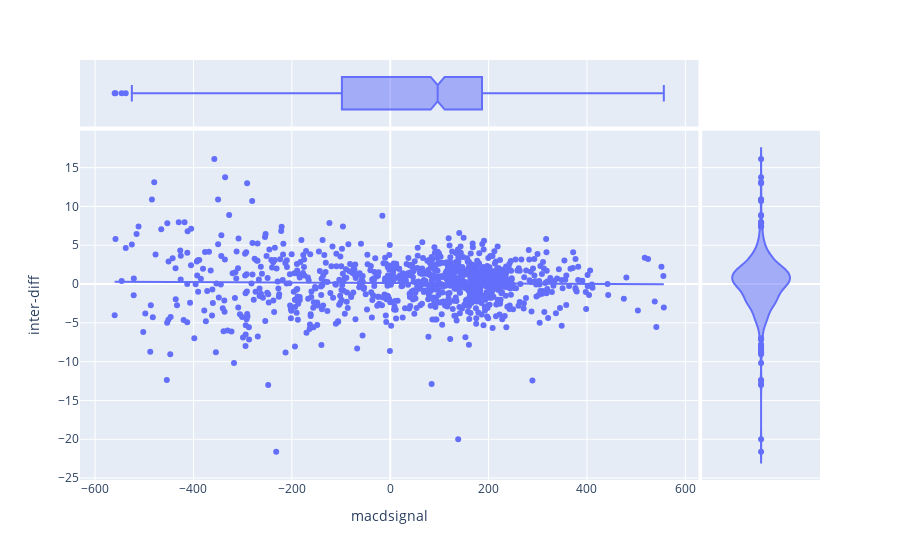

The notebook cell saved with this chart:
### Code cell
fig = px.scatter(period, x="macdsignal", y="inter-diff", marginal_y="violin",
           marginal_x="box", trendline="ols")
fig.show()

### Figure 1 — Plotly figure (JSON) as saved in the notebook; plotly's stock layout.template omitted (floating-point values rounded to 4 significant figures; data arrays with more than 128 entries replaced by an {"elided": "..."} marker saying what was removed)
{"data": [{"hovertemplate": "macdsignal=%{x}<br>inter-diff=%{y}<extra></extra>", "legendgroup": "", "marker": {"color": "#636efa", "symbol": "circle"}, "mode": "markers", "name": "", "showlegend": false, "type": "scatter", "x": {"elided": "989 float values"}, "xaxis": "x", "y": {"elided": "989 float values"}, "yaxis": "y"}, {"alignmentgroup": "True", "hovertemplate": "macdsignal=%{x}<extra></extra>", "legendgroup": "", "marker": {"color": "#636efa", "symbol": "circle"}, "name": "", "notched": true, "offsetgroup": "", "showlegend": false, "type": "box", "x": {"elided": "989 float values"}, "xaxis": "x3", "yaxis": "y3"}, {"alignmentgroup": "True", "hovertemplate": "inter-diff=%{y}<extra></extra>", "legendgroup": "", "marker": {"color": "#636efa", "symbol": "circle"}, "name": "", "offsetgroup": "", "scalegroup": "y", "showlegend": false, "type": "violin", "xaxis": "x2", "y": {"elided": "989 float values"}, "yaxis": "y2"}, {"hovertemplate": "<b>OLS trendline</b><br>inter-diff = -0.000285205 * macdsignal + 0.140679<br>R<sup>2</sup>=0.000357<br><br>macdsignal=%{x}<br>inter-diff=%{y} <b>(trend)</b><extra></extra>", "legendgroup": "", "marker": {"color": "#636efa", "symbol": "circle"}, "mode": "lines", "name": "", "showlegend": false, "type": "scatter", "x": {"elided": "989 float values"}, "xaxis": "x", "y": {"elided": "989 float values"}, "yaxis": "y"}], "layout": {"legend": {"tracegroupgap": 0}, "margin": {"t": 60}, "xaxis": {"anchor": "y", "domain": [0, 0.8358], "title": {"text": "macdsignal"}}, "xaxis2": {"anchor": "y2", "domain": [0.8408, 1], "matches": "x2", "showgrid": false, "showline": false, "showticklabels": false, "ticks": ""}, "xaxis3": {"anchor": "y3", "domain": [0, 0.8358], "matches": "x", "showgrid": true, "showticklabels": false}, "xaxis4": {"anchor": "y4", "domain": [0.8408, 1], "matches": "x2", "showgrid": false, "showline": false, "showticklabels": false, "ticks": ""}, "yaxis": {"anchor": "x", "domain": [0, 0.8316], "title": {"text": "inter-diff"}}, "yaxis2": {"anchor": "x2", "domain": [0, 0.8316], "matches": "y", "showgrid": true, "showticklabels": false}, "yaxis3": {"anchor": "x3", "domain": [0.8416, 1], "matches": "y3", "showgrid": false, "showline": false, "showticklabels": false, "ticks": ""}, "yaxis4": {"anchor": "x4", "domain": [0.8416, 1], "matches": "y3", "showgrid": true, "showline": false, "showticklabels": false, "ticks": ""}}}
